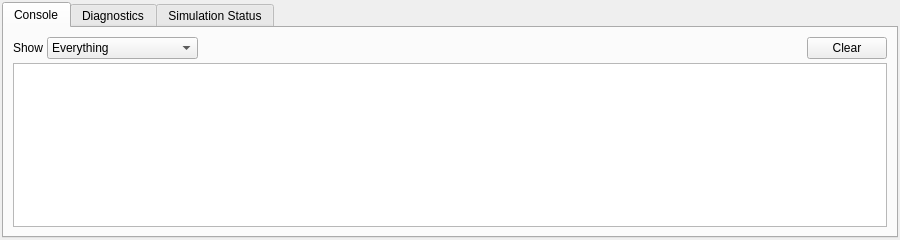
<?xml version="1.0" encoding="UTF-8"?>
<ui version="4.0">
 <class>AnalysisPanel</class>
 <widget class="QWidget" name="AnalysisPanel">
  <property name="geometry"><rect><x>0</x><y>0</y><width>900</width><height>240</height></rect></property>
  <layout class="QVBoxLayout" name="layout">
   <property name="leftMargin"><number>2</number></property>
   <property name="topMargin"><number>2</number></property>
   <property name="rightMargin"><number>2</number></property>
   <property name="bottomMargin"><number>2</number></property>
   <item>
    <widget class="QTabWidget" name="tabs">
     <property name="currentIndex"><number>0</number></property>
     <widget class="QWidget" name="consoleTab">
      <attribute name="title"><string>Console</string></attribute>
      <layout class="QVBoxLayout" name="consoleLayout">
       <property name="spacing"><number>4</number></property>
       <item>
        <layout class="QHBoxLayout" name="consoleBar">
         <item><widget class="QLabel" name="levelLabel"><property name="text"><string>Show</string></property></widget></item>
         <item>
          <widget class="QComboBox" name="levelCombo">
           <item><property name="text"><string>Everything</string></property></item>
           <item><property name="text"><string>Information and above</string></property></item>
           <item><property name="text"><string>Warnings and errors</string></property></item>
           <item><property name="text"><string>Errors only</string></property></item>
          </widget>
         </item>
         <item><spacer name="consoleSpacer"><property name="orientation"><enum>Qt::Horizontal</enum></property><property name="sizeHint" stdset="0"><size><width>40</width><height>20</height></size></property></spacer></item>
         <item><widget class="QPushButton" name="clearButton"><property name="text"><string>Clear</string></property></widget></item>
        </layout>
       </item>
       <item>
        <widget class="QPlainTextEdit" name="consoleText">
         <property name="readOnly"><bool>true</bool></property>
         <property name="lineWrapMode"><enum>QPlainTextEdit::NoWrap</enum></property>
         <property name="maximumBlockCount"><number>5000</number></property>
        </widget>
       </item>
      </layout>
     </widget>
     <widget class="QWidget" name="diagnosticsTab">
      <attribute name="title"><string>Diagnostics</string></attribute>
      <layout class="QVBoxLayout" name="diagnosticsLayout">
       <property name="spacing"><number>4</number></property>
       <item>
        <widget class="QTreeWidget" name="diagnosticsTree">
         <property name="rootIsDecorated"><bool>true</bool></property>
         <property name="alternatingRowColors"><bool>true</bool></property>
         <column><property name="text"><string>Item</string></property></column>
         <column><property name="text"><string>Value</string></property></column>
        </widget>
       </item>
       <item>
        <layout class="QHBoxLayout" name="diagnosticsBar">
         <item><spacer name="diagnosticsSpacer"><property name="orientation"><enum>Qt::Horizontal</enum></property><property name="sizeHint" stdset="0"><size><width>40</width><height>20</height></size></property></spacer></item>
         <item><widget class="QPushButton" name="refreshButton"><property name="text"><string>Refresh</string></property></widget></item>
        </layout>
       </item>
      </layout>
     </widget>
     <widget class="QWidget" name="simulationTab">
      <attribute name="title"><string>Simulation Status</string></attribute>
      <layout class="QVBoxLayout" name="simulationLayout">
       <property name="spacing"><number>4</number></property>
       <item>
        <widget class="QTableWidget" name="jobTable">
         <property name="editTriggers"><set>QAbstractItemView::NoEditTriggers</set></property>
         <property name="selectionBehavior"><enum>QAbstractItemView::SelectRows</enum></property>
         <property name="selectionMode"><enum>QAbstractItemView::SingleSelection</enum></property>
         <attribute name="horizontalHeaderStretchLastSection"><bool>true</bool></attribute>
         <attribute name="verticalHeaderVisible"><bool>false</bool></attribute>
         <column><property name="text"><string>Job</string></property></column>
         <column><property name="text"><string>State</string></property></column>
         <column><property name="text"><string>Progress</string></property></column>
         <column><property name="text"><string>Elapsed</string></property></column>
         <column><property name="text"><string>Message</string></property></column>
        </widget>
       </item>
       <item>
        <layout class="QHBoxLayout" name="simulationBar">
         <item><widget class="QLabel" name="jobSummaryLabel"><property name="text"><string>No jobs have been run.</string></property></widget></item>
         <item><spacer name="simulationSpacer"><property name="orientation"><enum>Qt::Horizontal</enum></property><property name="sizeHint" stdset="0"><size><width>40</width><height>20</height></size></property></spacer></item>
         <item><widget class="QPushButton" name="cancelJobButton"><property name="enabled"><bool>false</bool></property><property name="text"><string>Cancel Selected Job</string></property></widget></item>
        </layout>
       </item>
      </layout>
     </widget>
    </widget>
   </item>
  </layout>
 </widget>
 <resources/>
 <connections/>
</ui>
